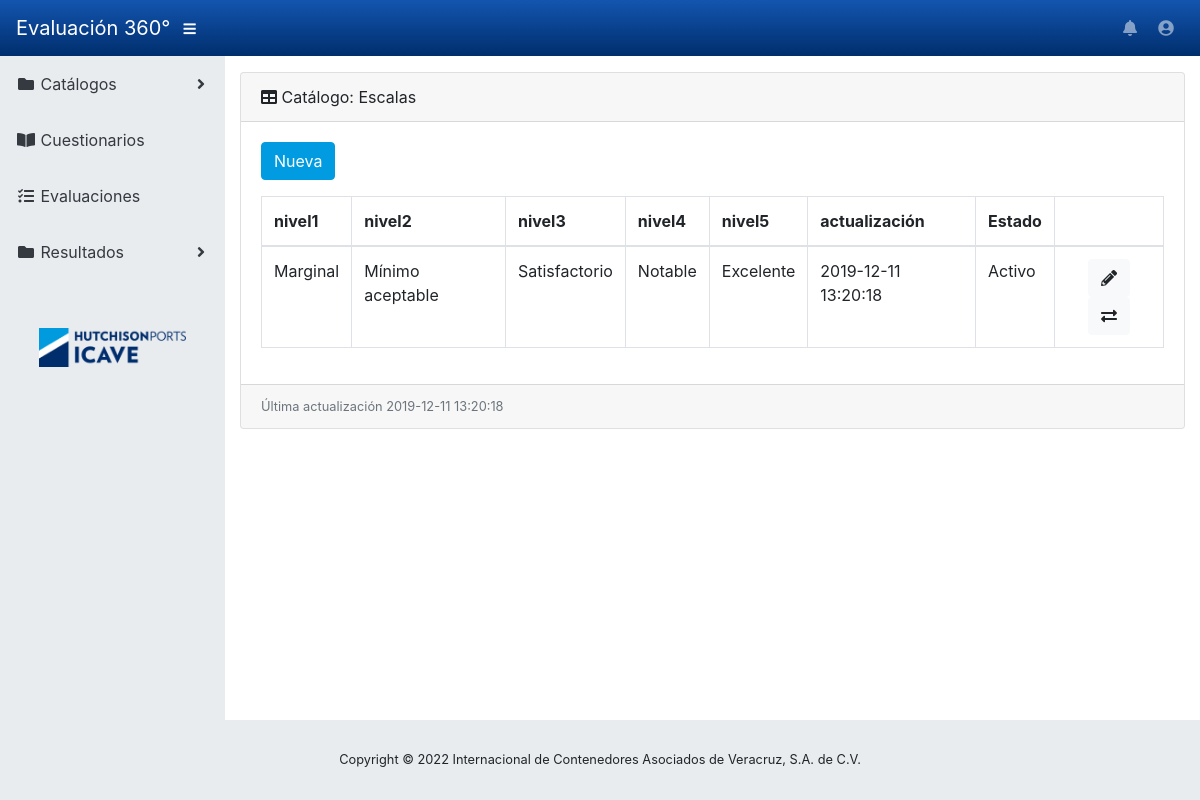
Page /app/admin/catalogos/escalas/index.php on the committed database.
### tables this page shows
CREATE TABLE `escalas` (
  `id` int(11) NOT NULL,
  `nivel1_etiqueta` varchar(45) DEFAULT NULL,
  `nivel1_descripcion` varchar(150) DEFAULT NULL,
  `nivel1_inferior` decimal(7,2) DEFAULT NULL,
  `nivel1_superior` decimal(7,2) DEFAULT NULL,
  `nivel2_etiqueta` varchar(45) DEFAULT NULL,
  `nivel2_descripcion` varchar(150) DEFAULT NULL,
  `nivel2_inferior` decimal(7,2) DEFAULT NULL,
  `nivel2_superior` decimal(7,2) DEFAULT NULL,
  `nivel3_etiqueta` varchar(45) DEFAULT NULL,
  `nivel3_descripcion` varchar(150) DEFAULT NULL,
  `nivel3_inferior` decimal(7,2) DEFAULT NULL,
  `nivel3_superior` decimal(7,2) DEFAULT NULL,
  `nivel4_etiqueta` varchar(45) DEFAULT NULL,
  `nivel4_descripcion` varchar(150) DEFAULT NULL,
  `nivel4_inferior` decimal(7,2) DEFAULT NULL,
  `nivel4_superior` decimal(7,2) DEFAULT NULL,
  `nivel5_etiqueta` varchar(45) DEFAULT NULL,
  `nivel5_descripcion` varchar(150) DEFAULT NULL,
  `nivel5_inferior` decimal(7,2) DEFAULT NULL,
  `nivel5_superior` decimal(7,2) DEFAULT NULL,
  `creacion` datetime NOT NULL DEFAULT CURRENT_TIMESTAMP,
  `actualizacion` datetime DEFAULT NULL,
  `creacion_ip` varchar(15) DEFAULT NULL,
  `actualizacion_ip` varchar(15) DEFAULT NULL,
  `status` set('A','B') NOT NULL DEFAULT 'A'
);

### app/admin/catalogos/escalas/index.php (the view, shortened to what this page needs)
<?php
require_once '../../../../config/global.php';
require '../../../../config/db.php';
?>
<!DOCTYPE html>
<html lang="es">
<head>
</head>
<body id="page-top">
<div id="wrapper">
    <div id="content-wrapper">
        <div class="container-fluid">
            <div class="card mb-3">
                <div class="card-header">
                    <i class="fas fa-table"></i>
                    Catálogo: Escalas
                </div>
                <div class="card-body">
                    <div class="row ml-auto mb-3">
                        <button onclick="location.href='nuevo.php'" type="button" class="btn btn-primary">
                            Nueva
                        </button>
                    </div>
                    <div class="table-responsive">
                        <table class="table table-bordered" id="dataTable" width="100%" cellspacing="0">
                            <thead>
                            <tr>
                                <th>nivel1</th>
                                <th>nivel2</th>
                                <th>nivel3</th>
                                <th>nivel4</th>
                                <th>nivel5</th>
                                <th>actualización</th>
                                <th>Estado</th>
                                <th></th>
                            </tr>
                            </thead>
                            <tbody>
                            <?php
                            $sql = "SELECT id, nivel1_etiqueta, nivel2_etiqueta, nivel3_etiqueta,
                                    nivel4_etiqueta, nivel5_etiqueta, actualizacion, status FROM escalas";
                            $resultado = mysqli_query($conexion, $sql);
                            ?>
                            <?php if ($resultado): ?>
                                <?php while ($fila = mysqli_fetch_assoc($resultado)): ?>
                                    <tr>
                                        <td><?php echo $fila['nivel1_etiqueta'] ?></td>
                                        <td><?php echo $fila['nivel2_etiqueta'] ?></td>
                                        <td><?php echo $fila['nivel3_etiqueta'] ?></td>
                                        <td><?php echo $fila['nivel4_etiqueta'] ?></td>
                                        <td><?php echo $fila['nivel5_etiqueta'] ?></td>
                                        <td><?php echo $fila['actualizacion'] ?></td>
                                        <td>
                                            <?php if ($fila['status'] == 'A') {
                                                echo 'Activo';
                                            } elseif ($fila['status'] == 'B') {
                                                echo 'Inactivo';
                                            } ?>
                                        </td>
                                        <td class="text-center">
                                            <form name="f-ed" action="editar.php"  method="post" style="display: inline-block">
                                                <button
                                                        type="submit" title="Editar registro"
                                                        name="b-edit"
                                                        value="<?php echo $fila['id'] ?>"
                                                        class="btn btn-xs btn-light">
                                                    <i class="fas fa-pencil-alt"></i>
                                                </button>
                                            </form>
                                            <form name="f-cb" action="cambiar.php" method="post" style="display: inline-block">
                                                <button
                                                        type="submit" title="Cambiar estado"
                                                        name="b-camb"
                                                        value="<?php echo $fila['id'] ?>"
                                                        class="btn btn-xs btn-light">
                                                    <i class="fas fa-exchange-alt"></i>
                                                </button>
                                            </form>
                                        </td>
                                    </tr>
                                <?php endwhile; ?>
                            <?php else:
                                echo "ERROR";
                            endif; ?>
                            </tbody>
                        </table>
                    </div>
                </div>
                <div class="card-footer small text-muted">Última actualización
                    <?php
                    foreach ($conexion->query('SELECT actualizacion from escalas order by actualizacion desc limit 1') as $fecha) {
                        echo $fecha['actualizacion'];
                    }
                    ?>
                </div>
            </div>
        </div>
    </div>
</div>
</body>
</html>

### rows in the picture
escalas: nivel1_etiqueta "Marginal", nivel2_etiqueta "Mínimo aceptable", nivel3_etiqueta "Satisfactorio", nivel4_etiqueta "Notable", nivel5_etiqueta "Excelente", actualizacion "2019-12-11 13:20:18", status "Activo", $fila['id'] 1 (drawn)
